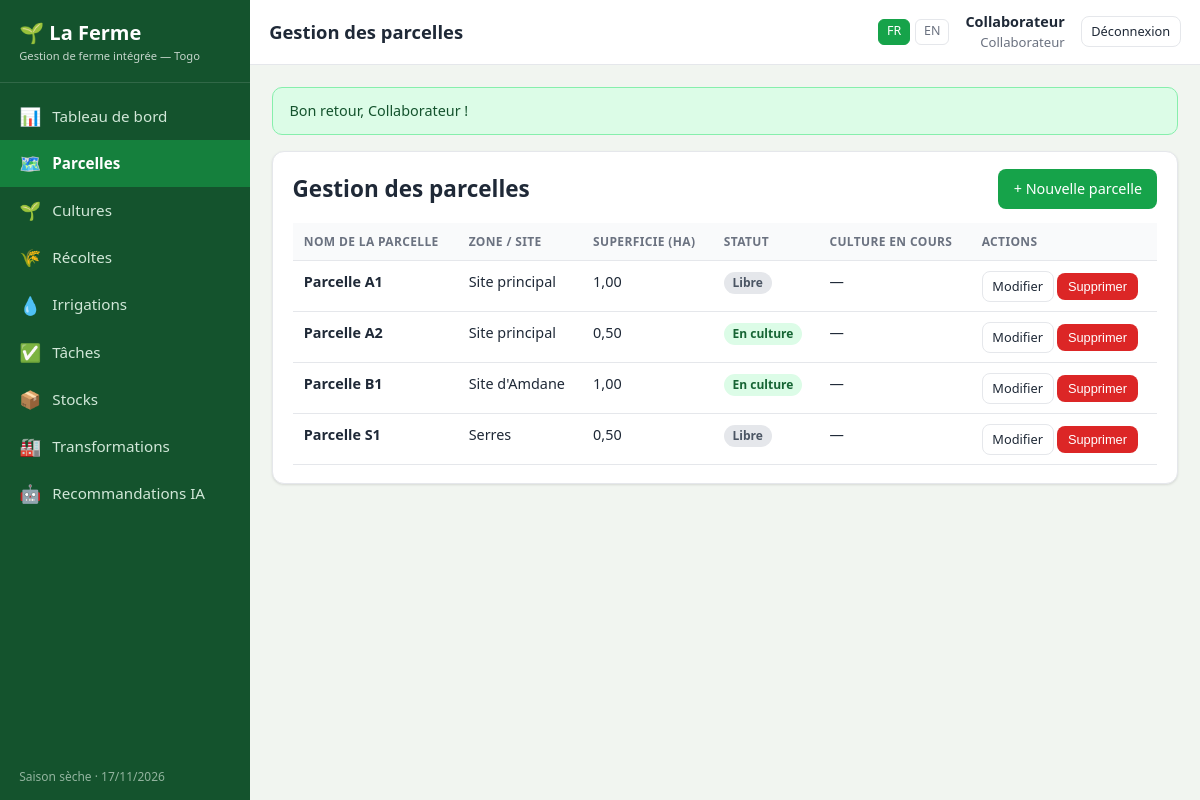
Screenshot of /parcelles.php (signed in) with the database file from the repository.
### tables this page shows
CREATE TABLE `users` (
  `id` int(11) NOT NULL,
  `nom` varchar(120) NOT NULL,
  `email` varchar(160) NOT NULL,
  `mot_de_passe` varchar(255) NOT NULL,
  `role` enum('proprietaire','collaborateur') NOT NULL DEFAULT 'collaborateur',
  `langue` enum('fr','en') NOT NULL DEFAULT 'fr',
  `actif` tinyint(1) NOT NULL DEFAULT 1,
  `created_at` datetime NOT NULL DEFAULT current_timestamp()
);

CREATE TABLE `parcelles` (
  `id` int(11) NOT NULL,
  `nom` varchar(120) NOT NULL,
  `zone` varchar(120) DEFAULT NULL,
  `superficie` decimal(6,2) NOT NULL DEFAULT 0.00,
  `statut` enum('libre','en_culture','repos') NOT NULL DEFAULT 'libre',
  `created_at` datetime NOT NULL DEFAULT current_timestamp()
);

### includes/functions.php (called while the page is built, shortened)
<?php
require_once __DIR__ . '/db.php';
function current_lang(): string
{
    return $_SESSION['lang'] ?? 'fr';
}
function lang_dict(): array
{
    static $dict = null;
    if ($dict === null) {
        $dict = require __DIR__ . '/../lang/' . current_lang() . '.php';
    }
    return $dict;
}
function t(string $key): string
{
    $dict = lang_dict();
    if (isset($dict[$key])) {
        return $dict[$key];
    }
    return ucfirst(str_replace('_', ' ', $key));
}
function te(string $prefix, $value): string
{
    return t($prefix . '_' . $value);
}
function e($value): string
{
    return htmlspecialchars((string)$value, ENT_QUOTES, 'UTF-8');
}
function get_flashes(): array
{
    $f = $_SESSION['flash'] ?? [];
    return $f;
}
function current_user(): ?array
{
    static $user = null;
    if ($user === null) {
        $user = fetch_one('SELECT * FROM users WHERE id = ? AND actif = 1', [$_SESSION['user_id']]);
    }
    return $user ?: null;
}
function is_logged_in(): bool
{
    return current_user() !== null;
}
function require_login(): void
{
    if (!is_logged_in()) {
        redirect('login.php');
    }
}
function season_for_month(int $month): string
{
    return ($month >= 4 && $month <= 10) ? 'rainy' : 'dry';
}
function season_label(): string
{
    return t(season_for_month((int)date('n')) === 'rainy' ? 'season_rainy' : 'season_dry');
}

### includes/db.php (called while the page is built, shortened)
<?php
function db(): PDO
{
    static $pdo = null;
    if ($pdo instanceof PDO) {
        return $pdo;
    }
    $dsn = sprintf('mysql:host=%s;port=%s;dbname=%s;charset=utf8mb4', DB_HOST, DB_PORT, DB_NAME);
    try {
        $pdo = new PDO($dsn, DB_USER, DB_PASS, [
            PDO::ATTR_ERRMODE            => PDO::ERRMODE_EXCEPTION,
            PDO::ATTR_DEFAULT_FETCH_MODE => PDO::FETCH_ASSOC,
            PDO::ATTR_EMULATE_PREPARES   => false,
        ]);
    } catch (PDOException $e) {
        http_response_code(500);
        if (APP_DEBUG) {
            die('Connexion à la base de données impossible : ' . $e->getMessage()
                . '<br><br>Avez-vous exécuté <a href="' . BASE_URL . '/install.php">install.php</a> ?');
        }
        die('Erreur de connexion à la base de données.');
    }
    return $pdo;
}
function q(string $sql, array $params = []): PDOStatement
{
    $stmt = db()->prepare($sql);
    $stmt->execute($params);
    return $stmt;
}
function fetch_one(string $sql, array $params = []): ?array
{
    $row = q($sql, $params)->fetch();
    return $row === false ? null : $row;
}
function fetch_all(string $sql, array $params = []): array
{
    return q($sql, $params)->fetchAll();
}

### parcelles.php (the view, shortened to what this page needs)
<?php
require_once __DIR__ . '/includes/functions.php';
require_login();
$active     = 'parcelles';
$page_title = t('parcelles_title');
$edit  = null;
$showForm = $edit !== null;
$parcelles = fetch_all(
    'SELECT p.*,
            (SELECT c.nom FROM cultures c WHERE c.parcelle_id = p.id AND c.stade <> "recolte" ORDER BY c.date_semis DESC LIMIT 1) AS culture_actuelle
     FROM parcelles p ORDER BY p.nom'
);
require __DIR__ . '/includes/header.php';
?>
<?php if ($showForm): ?>
<div class="card">
    <h2><?= empty($edit['id']) ? e(t('new_parcelle')) : e(t('edit_parcelle')) ?></h2>
    <form method="post">
        <?= csrf_field() ?>
        <input type="hidden" name="action" value="<?= empty($edit['id']) ? 'create' : 'update' ?>">
        <?php if (!empty($edit['id'])): ?><input type="hidden" name="id" value="<?= (int)$edit['id'] ?>"><?php endif; ?>
        <div class="form-grid">
            <div class="field">
                <label><?= e(t('parcelle_name')) ?></label>
                <input type="text" name="nom" required value="<?= e($edit['nom'] ?? '') ?>">
            </div>
            <div class="field">
                <label><?= e(t('zone')) ?></label>
                <input type="text" name="zone" value="<?= e($edit['zone'] ?? '') ?>" placeholder="Site principal, Amdane…">
            </div>
            <div class="field">
                <label><?= e(t('superficie')) ?></label>
                <input type="number" step="0.01" min="0" name="superficie" value="<?= e($edit['superficie'] ?? '') ?>">
            </div>
            <div class="field">
                <label><?= e(t('statut')) ?></label>
                <select name="statut">
                    <?php foreach (['libre', 'en_culture', 'repos'] as $s): ?>
                        <option value="<?= $s ?>" <?= ($edit['statut'] ?? '') === $s ? 'selected' : '' ?>><?= e(te('statut', $s)) ?></option>
                    <?php endforeach; ?>
                </select>
            </div>
        </div>
        <div class="form-actions">
            <button class="btn btn-primary" type="submit"><?= e(t('save')) ?></button>
            <a class="btn btn-outline" href="<?= e(BASE_URL) ?>/parcelles.php"><?= e(t('cancel')) ?></a>
        </div>
    </form>
</div>
<?php else: ?>
<div class="card">
    <div class="card-head">
        <h2><?= e(t('parcelles_title')) ?></h2>
        <a class="btn btn-primary" href="<?= e(BASE_URL) ?>/parcelles.php?action=new">+ <?= e(t('new_parcelle')) ?></a>
    </div>
    <?php if (!$parcelles): ?>
        <p class="empty"><?= e(t('no_records')) ?></p>
    <?php else: ?>
        <div class="table-wrap">
            <table class="tbl">
                <thead>
                    <tr>
                        <th><?= e(t('parcelle_name')) ?></th>
                        <th><?= e(t('zone')) ?></th>
                        <th class="right"><?= e(t('superficie')) ?></th>
                        <th><?= e(t('statut')) ?></th>
                        <th><?= e(t('culture_actuelle')) ?></th>
                        <th class="right"><?= e(t('actions')) ?></th>
                    </tr>
                </thead>
                <tbody>
                <?php foreach ($parcelles as $p): ?>
                    <tr>
                        <td><strong><?= e($p['nom']) ?></strong></td>
                        <td><?= e($p['zone'] ?: '—') ?></td>
                        <td class="right"><?= number_format((float)$p['superficie'], 2, ',', ' ') ?></td>
                        <td><span class="badge badge-<?= $p['statut'] === 'en_culture' ? 'green' : ($p['statut'] === 'repos' ? 'amber' : 'gray') ?>"><?= e(te('statut', $p['statut'])) ?></span></td>
                        <td><?= e($p['culture_actuelle'] ?: '—') ?></td>
                        <td class="right">
                            <a class="btn btn-sm btn-outline" href="<?= e(BASE_URL) ?>/parcelles.php?action=edit&id=<?= (int)$p['id'] ?>"><?= e(t('edit')) ?></a>
                            <form method="post" class="inline-form" data-confirm="<?= e(t('confirm_delete')) ?>">
                                <button class="btn btn-sm btn-danger" type="submit"><?= e(t('delete')) ?></button>
                            </form>
                        </td>
                    </tr>
                <?php endforeach; ?>
                </tbody>
            </table>
        </div>
    <?php endif; ?>
</div>
<?php endif; ?>
<?php require __DIR__ . '/includes/footer.php'; ?>

### includes/header.php (shortened to what this page needs)
<?php
require_once __DIR__ . '/functions.php';
$__u        = current_user();
$active     = $active ?? '';
$page_title = $page_title ?? t('nav_dashboard');
$__lang     = current_lang();
$__self     = basename($_SERVER['SCRIPT_NAME'] ?? 'index.php');
$__nav = [
    ['index.php',           '📊', t('nav_dashboard')],
    ['parcelles.php',       '🗺️', t('nav_parcelles')],
    ['cultures.php',        '🌱', t('nav_cultures')],
    ['recoltes.php',        '🌾', t('nav_recoltes')],
    ['irrigations.php',     '💧', t('nav_irrigations')],
    ['taches.php',          '✅', t('nav_taches')],
    ['stocks.php',          '📦', t('nav_stocks')],
    ['transformations.php', '🏭', t('nav_transformations')],
];
$__nav[] = ['recommandations.php', '🤖', t('nav_recommandations')];
?>
<!DOCTYPE html>
<html lang="<?= e($__lang) ?>">
<head>
    <link rel="stylesheet" href="<?= e(BASE_URL) ?>/assets/css/style.css">
</head>
<body>
<div class="app">
    <aside class="sidebar">
        <div class="brand">🌱 <?= e(APP_NAME) ?><small><?= e(t('tagline')) ?></small></div>
        <nav>
            <?php foreach ($__nav as $item): ?>
                <a href="<?= e(BASE_URL . '/' . $item[0]) ?>" class="<?= $active === basename($item[0], '.php') ? 'active' : '' ?>">
                    <span class="ico"><?= $item[1] ?></span><?= e($item[2]) ?>
                </a>
            <?php endforeach; ?>
        </nav>
        <div class="side-foot"><?= e(season_label()) ?> · <?= date('d/m/Y') ?></div>
    </aside>
    <div class="main">
        <header class="topbar">
            <h1><?= e($page_title) ?></h1>
            <div class="lang-switch">
                <?php foreach (LANGS as $code => $label):
                    $__q = $_GET;
                    $__q['lang'] = $code; ?>
                    <a href="<?= e($__self . '?' . http_build_query($__q)) ?>" class="<?= $__lang === $code ? 'active' : '' ?>"><?= e(strtoupper($code)) ?></a>
                <?php endforeach; ?>
            </div>
            <div class="who">
                <?php if ($__u): ?>
                    <strong><?= e($__u['nom']) ?></strong>
                    <?= e(te('role', $__u['role'])) ?>
                <?php endif; ?>
            </div>
            <a class="btn btn-outline btn-sm" href="<?= e(BASE_URL) ?>/logout.php"><?= e(t('nav_logout')) ?></a>
        </header>
        <main class="content">
            <?php foreach (get_flashes() as $fl): ?>
                <div class="alert alert-<?= $fl['type'] === 'error' ? 'error' : ($fl['type'] === 'warn' ? 'warn' : 'success') ?>">
                    <?= e($fl['message']) ?>
                </div>
            <?php endforeach; ?>

### assets/css/style.css (style rules this page uses)
:root { --green-900: #14532d; --green-700: #15803d; --green-600: #16a34a; --green-500: #22c55e; --green-100: #dcfce7; --earth: #b45309; --bg: #f1f5f0; --card: #ffffff; --text: #1f2937; --muted: #6b7280; --border: #e5e7eb; --danger: #dc2626; --warning: #d97706; --info: #2563eb; --radius: 12px; --shadow: 0 1px 3px rgba(0,0,0,.08), 0 1px 2px rgba(0,0,0,.04); }
* { box-sizing: border-box; }
html, body { margin: 0; padding: 0; }
body { font-family: "Segoe UI", system-ui, -apple-system, Roboto, Arial, sans-serif; background: var(--bg); color: var(--text); font-size: 15px; line-height: 1.5; }
a { color: var(--green-700); text-decoration: none; }
h1, h2, h3 { margin: 0 0 .6rem; line-height: 1.25; }
.right { text-align: right; }
.app { display: flex; min-height: 100vh; }
.sidebar { width: 250px; background: var(--green-900); color: #e6f4ea; display: flex; flex-direction: column; flex-shrink: 0; position: sticky; top: 0; height: 100vh; overflow-y: auto; }
.sidebar .brand { padding: 1.1rem 1.2rem; font-size: 1.25rem; font-weight: 700; color: #fff; border-bottom: 1px solid rgba(255,255,255,.12); }
.sidebar .brand small { display: block; font-size: .7rem; font-weight: 400; opacity: .75; }
.sidebar nav { padding: .6rem 0; flex: 1; }
.sidebar nav a { display: flex; align-items: center; gap: .7rem; padding: .65rem 1.2rem; color: #d1e7d8; font-size: .95rem; }
.sidebar nav a.active { background: var(--green-700); color: #fff; font-weight: 600; }
.sidebar nav a .ico { font-size: 1.1rem; }
.sidebar .side-foot { padding: .9rem 1.2rem; font-size: .75rem; opacity: .6; }
.main { flex: 1; display: flex; flex-direction: column; min-width: 0; }
.topbar { background: var(--card); border-bottom: 1px solid var(--border); padding: .7rem 1.2rem; display: flex; align-items: center; gap: 1rem; position: sticky; top: 0; z-index: 20; }
.topbar h1 { font-size: 1.15rem; margin: 0; flex: 1; }
.topbar .who { font-size: .82rem; color: var(--muted); text-align: right; }
.topbar .who strong { display: block; color: var(--text); font-size: .9rem; }
.lang-switch { display: flex; gap: .3rem; }
.lang-switch a { padding: .15rem .5rem; border: 1px solid var(--border); border-radius: 6px; font-size: .78rem; color: var(--muted); }
.lang-switch a.active { background: var(--green-600); color: #fff; border-color: var(--green-600); }
.content { padding: 1.4rem; max-width: 1200px; width: 100%; }
.card { background: var(--card); border: 1px solid var(--border); border-radius: var(--radius); box-shadow: var(--shadow); padding: 1.1rem 1.2rem; margin-bottom: 1.2rem; }
.card-head { display: flex; align-items: center; justify-content: space-between; gap: 1rem; margin-bottom: .9rem; flex-wrap: wrap; }
.card-head h2 { margin: 0; }
.btn { display: inline-flex; align-items: center; gap: .4rem; padding: .5rem .9rem; border-radius: 8px; border: 1px solid transparent; background: #e5e7eb; color: var(--text); cursor: pointer; font-size: .9rem; font-weight: 500; white-space: nowrap; }
.btn-primary { background: var(--green-600); color: #fff; }
.btn-outline { background: transparent; border-color: var(--border); color: var(--text); }
.btn-danger { background: var(--danger); color: #fff; }
.btn-sm { padding: .3rem .6rem; font-size: .8rem; }
.inline-form { display: inline; }
.table-wrap { overflow-x: auto; }
table.tbl { width: 100%; border-collapse: collapse; font-size: .9rem; }
table.tbl th, table.tbl td { padding: .6rem .7rem; text-align: left; border-bottom: 1px solid var(--border); vertical-align: top; }
table.tbl th { font-size: .75rem; text-transform: uppercase; letter-spacing: .03em; color: var(--muted); background: #f9fafb; }
.badge { display: inline-block; padding: .15rem .55rem; border-radius: 999px; font-size: .75rem; font-weight: 600; }
.badge-green { background: var(--green-100); color: var(--green-800, #166534); }
.badge-gray { background: #e5e7eb; color: #4b5563; }
.alert { padding: .75rem 1rem; border-radius: 10px; margin-bottom: 1rem; font-size: .9rem; }
.alert-success { background: var(--green-100); color: #14532d; border: 1px solid #86efac; }

### rows the page displays
users: nom "Collaborateur", role "Collaborateur"
parcelles: nom "Parcelle A1", zone "Site principal", superficie "1,00", statut "Libre", culture_actuelle "—"
parcelles: nom "Parcelle A2", zone "Site principal", superficie "0,50", statut "En culture", culture_actuelle "—"
parcelles: nom "Parcelle B1", zone "Site d'Amdane", superficie "1,00", statut "En culture", culture_actuelle "—"
parcelles: nom "Parcelle S1", zone "Serres", superficie "0,50", statut "Libre", culture_actuelle "—"

### other values shown
APP_NAME "La Ferme"
t('tagline') "Gestion de ferme intégrée — Togo"
$item[1] "📊"
$item[2] "Tableau de bord"
$item[1] "🗺️"
$item[2] "Parcelles"
$item[1] "🌱"
$item[2] "Cultures"
$item[1] "🌾"
$item[2] "Récoltes"
$item[1] "💧"
$item[2] "Irrigations"
$item[1] "✅"
$item[2] "Tâches"
$item[1] "📦"
